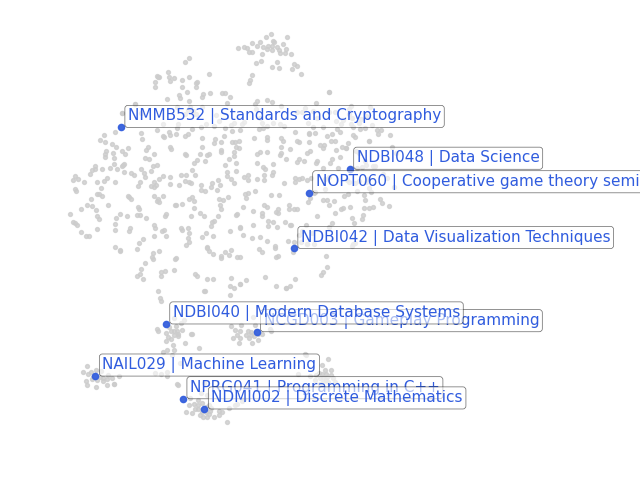

Source code (Python):
import matplotlib.pyplot as plt
import numpy as np
import sys
sys.path.insert(0, "../recommender")
from data import TrainData
from ranker.elsa_ranker import Elsa
from sklearn.manifold import TSNE
from sklearn.preprocessing import normalize

RND_STATE = 42


def main():
    train_data = TrainData(67564)
    train_data.fit()

    model = Elsa(train_data)
    model.set_train_params(factors=16, num_epochs=50, learning_rate=1e-2)
    model.fit()

    emb_matrix = model.model.get_items_embeddings(as_numpy=True)
    labels = model.train_data.povinn.apply(
        lambda x: x["povinn"] + " | " + x["panazev"], axis=1
    ).values
    assert len(labels) == emb_matrix.shape[0]

    emb_matrix = normalize(emb_matrix, norm="l2")
    tsne = TSNE(n_components=2, random_state=RND_STATE, init="pca")
    emb2d = tsne.fit_transform(emb_matrix)

    sampled_label_names = [
        "NAIL029 | Machine Learning",
        # "NPFL129 | Introduction to Machine Learning with Python",
        # "NPRG043 | Recommended Programming Practices",
        "NOPT060 | Cooperative game theory seminar",
        # "NJAZ039 | Russian for Beginners I",
        # "NJAZ106 | Russian for Advanced Students I",
        "NPRG041 | Programming in C++",
        "NCGD003 | Gameplay Programming",
        "NDMI002 | Discrete Mathematics",
        "NDBI040 | Modern Database Systems",
        # "NJAZ170 | English for Advanced Students I",
        "NDBI048 | Data Science",
        "NDBI042 | Data Visualization Techniques",
        "NMMB532 | Standards and Cryptography",
    ]
    # sampled_label_names += list(
    #     np.random.RandomState(RND_STATE + 3).choice(labels, size=10, replace=False)
    # )
    plt.scatter(emb2d[:, 0], emb2d[:, 1], s=8, color="#cccccc", alpha=0.8)

    texts = []
    # color and annotate points belonging to each chosen label
    for idx, label_name in enumerate(sampled_label_names):
        mask = labels == label_name
        if not np.any(mask):
            continue
        color = "#305CDE"
        plt.scatter(
            emb2d[mask, 0],
            emb2d[mask, 1],
            s=20,
            color=color,
            label=str(label_name),
            alpha=0.9,
        )

        # annotate at the median position of that label's points
        centroid = np.median(emb2d[mask], axis=0)
        txt = plt.annotate(
            str(label_name),
            xy=(centroid[0], centroid[1]),
            xytext=(5, 5),
            textcoords="offset points",
            fontsize=11,
            color=color,
            bbox=dict(boxstyle="round,pad=0.2", fc="white", alpha=0.6, linewidth=0.5),
        )
        texts.append(txt)

    plt.tight_layout()
    plt.axis("off")
    plt.savefig("bla_clusters.png")
    plt.show()


if __name__ == "__main__":
    main()
